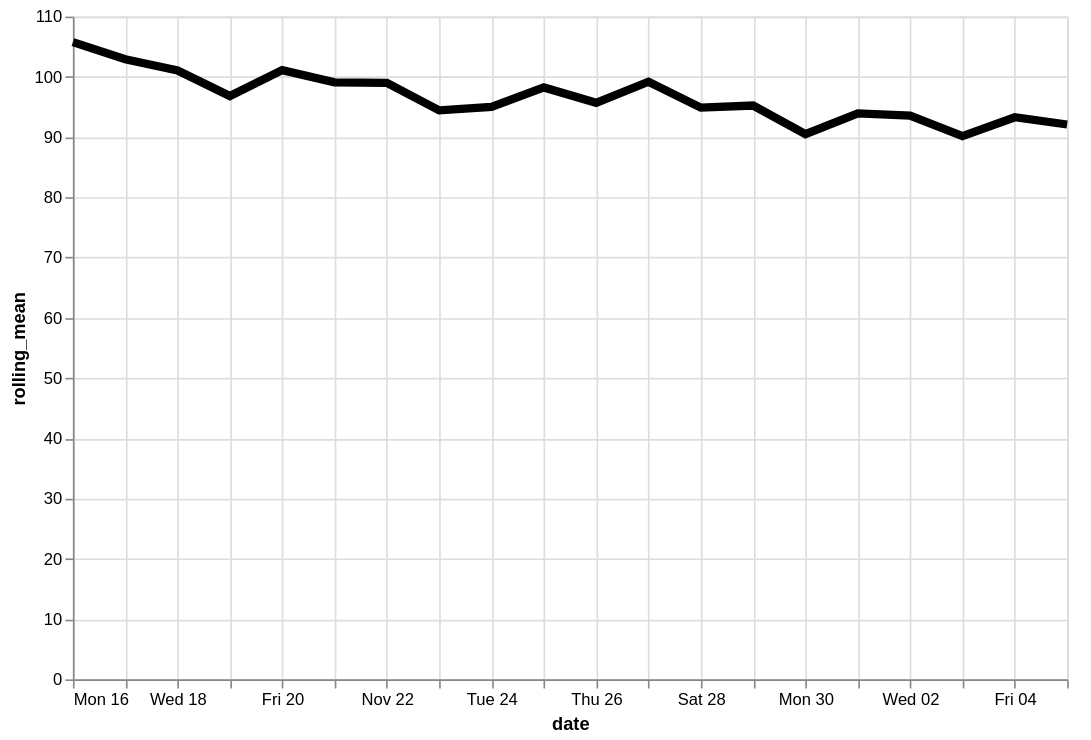

Here is the Vega-Lite specification saved for this chart:
### Vega-Lite specification from a JSON file in a GitHub repository (floating-point values rounded to 4 significant figures)
{"config": {"view": {"continuousWidth": 400, "continuousHeight": 300}}, "data": {"name": "data-2e4673572d6de924d3a19219cdcdfb57"}, "mark": {"type": "line", "color": "black", "size": 5}, "encoding": {"x": {"type": "temporal", "field": "date"}, "y": {"type": "quantitative", "field": "rolling_mean"}}, "height": 400, "transform": [{"window": [{"op": "mean", "field": "price", "as": "rolling_mean"}], "frame": [-4, 3]}], "width": 600, "$schema": "https://vega.github.io/schema/vega-lite/v4.8.1.json", "datasets": {"data-2e4673572d6de924d3a19219cdcdfb57": [{"item": "Home Decor & Accents", "date": "2020-11-16", "price": 107.4}, {"item": "Home Decor & Accents", "date": "2020-11-17", "price": 110.1}, {"item": "Home Decor & Accents", "date": "2020-11-18", "price": 118.4}, {"item": "Home Decor & Accents", "date": "2020-11-19", "price": 87.09}, {"item": "Home Decor & Accents", "date": "2020-11-20", "price": 91.58}, {"item": "Home Decor & Accents", "date": "2020-11-21", "price": 91.73}, {"item": "Home Decor & Accents", "date": "2020-11-22", "price": 71.3}, {"item": "Home Decor & Accents", "date": "2020-11-23", "price": 131.2}, {"item": "Home Decor & Accents", "date": "2020-11-24", "price": 91.27}, {"item": "Home Decor & Accents", "date": "2020-11-25", "price": 109.5}, {"item": "Home Decor & Accents", "date": "2020-11-26", "price": 81.76}, {"item": "Home Decor & Accents", "date": "2020-11-27", "price": 91.68}, {"item": "Home Decor & Accents", "date": "2020-11-28", "price": 117.5}, {"item": "Home Decor & Accents", "date": "2020-11-29", "price": 71.27}, {"item": "Home Decor & Accents", "date": "2020-11-30", "price": 99.34}, {"item": "Home Decor & Accents", "date": "2020-12-01", "price": 96.87}, {"item": "Home Decor & Accents", "date": "2020-12-02", "price": 94.05}, {"item": "Home Decor & Accents", "date": "2020-12-03", "price": 71.55}, {"item": "Home Decor & Accents", "date": "2020-12-04", "price": 109.2}, {"item": "Home Decor & Accents", "date": "2020-12-05", "price": 88.74}]}}
